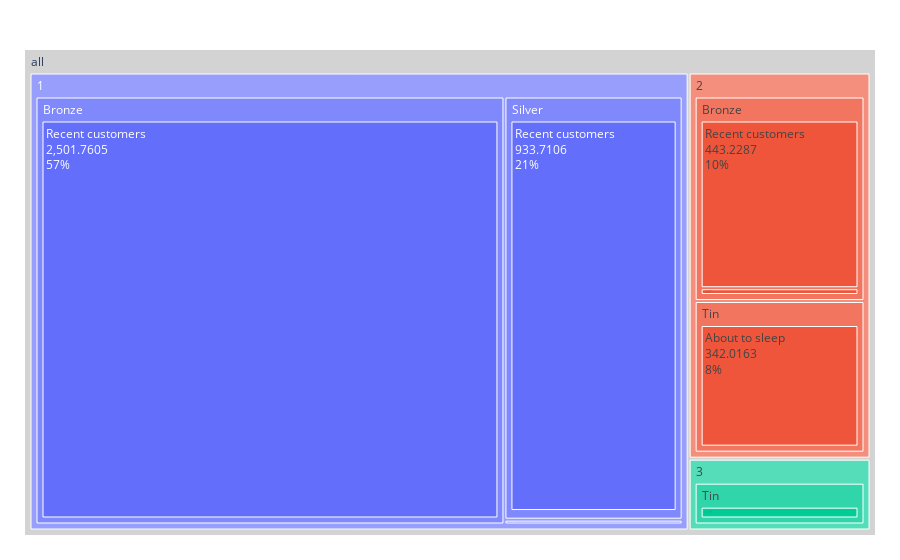

Here is the notebook cell this chart was saved with:
### Code cell
fig = px.treemap(normal_rfm_sorted, path=[px.Constant("all"), 'Clusters', 'Segment', 'market_status'], values='rfm_score')
fig.update_traces(root_color="lightgrey")
fig.update_layout(margin = dict(t=50, l=25, r=25, b=25))
fig.data[0].textinfo = "label+text+value+percent root"
fig.show()

### Figure 1 — Plotly figure (JSON) as saved in the notebook; plotly's stock layout.template omitted (floating-point values rounded to 4 significant figures)
{"data": [{"branchvalues": "total", "domain": {"x": [0, 1], "y": [0, 1]}, "hovertemplate": "labels=%{label}<br>rfm_score=%{value}<br>parent=%{parent}<br>id=%{id}<extra></extra>", "ids": ["all/2/Bronze/About to sleep", "all/2/Tin/About to sleep", "all/3/Tin/About to sleep", "all/1/Gold/Champions", "all/1/Gold/Promising customers", "all/1/Silver/Promising customers", "all/1/Bronze/Recent customers", "all/2/Bronze/Recent customers", "all/1/Gold/Recent customers", "all/1/Silver/Recent customers", "all/1/Bronze", "all/2/Bronze", "all/1/Gold", "all/1/Silver", "all/2/Tin", "all/3/Tin", "all/1", "all/2", "all/3", "all"], "labels": ["About to sleep", "About to sleep", "About to sleep", "Champions", "Promising customers", "Promising customers", "Recent customers", "Recent customers", "Recent customers", "Recent customers", "Bronze", "Bronze", "Gold", "Silver", "Tin", "Tin", "1", "2", "3", "all"], "name": "", "parents": ["all/2/Bronze", "all/2/Tin", "all/3/Tin", "all/1/Gold", "all/1/Gold", "all/1/Silver", "all/1/Bronze", "all/2/Bronze", "all/1/Gold", "all/1/Silver", "all/1", "all/2", "all/1", "all/1", "all/2", "all/3", "all", "all", "all", ""], "root": {"color": "lightgrey"}, "textinfo": "label+text+value+percent root", "type": "treemap", "values": [17.86, 342.0, 149.4, 6.522, 2.117, 6.281, 2502.0, 443.2, 2.083, 933.7, 2502.0, 461.1, 10.72, 940.0, 342.0, 149.4, 3452.0, 803.1, 149.4, 4405.0]}], "layout": {"legend": {"tracegroupgap": 0}, "margin": {"b": 25, "l": 25, "r": 25, "t": 50}}}
